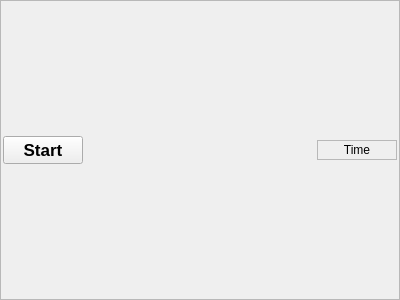
<?xml version="1.0" encoding="UTF-8"?>
<ui version="4.0">
 <class>SystemTaskbar</class>
 <widget class="QWidget" name="SystemTaskbar">
  <property name="geometry">
   <rect>
    <x>0</x>
    <y>0</y>
    <width>400</width>
    <height>300</height>
   </rect>
  </property>
  <property name="minimumSize">
   <size>
    <width>0</width>
    <height>36</height>
   </size>
  </property>
  <property name="windowTitle">
   <string>Form</string>
  </property>
  <layout class="QHBoxLayout" name="horizontalLayout">
   <property name="spacing">
    <number>0</number>
   </property>
   <property name="leftMargin">
    <number>0</number>
   </property>
   <property name="topMargin">
    <number>0</number>
   </property>
   <property name="rightMargin">
    <number>0</number>
   </property>
   <property name="bottomMargin">
    <number>0</number>
   </property>
   <item>
    <widget class="QFrame" name="frame">
     <property name="frameShape">
      <enum>QFrame::StyledPanel</enum>
     </property>
     <property name="frameShadow">
      <enum>QFrame::Raised</enum>
     </property>
     <layout class="QHBoxLayout" name="frameLayout">
      <property name="spacing">
       <number>4</number>
      </property>
      <property name="leftMargin">
       <number>2</number>
      </property>
      <property name="topMargin">
       <number>2</number>
      </property>
      <property name="rightMargin">
       <number>2</number>
      </property>
      <property name="bottomMargin">
       <number>2</number>
      </property>
      <item>
       <widget class="QPushButton" name="startButton">
        <property name="sizePolicy">
         <sizepolicy hsizetype="Fixed" vsizetype="Fixed">
          <horstretch>0</horstretch>
          <verstretch>0</verstretch>
         </sizepolicy>
        </property>
        <property name="font">
         <font>
          <pointsize>13</pointsize>
          <weight>75</weight>
          <bold>true</bold>
         </font>
        </property>
        <property name="text">
         <string>Start</string>
        </property>
        <property name="icon">
         <iconset resource="../res.qrc">
          <normaloff>:/Resources/Style/Assets/Icons/Start.png</normaloff>:/Resources/Style/Assets/Icons/Start.png</iconset>
        </property>
        <property name="iconSize">
         <size>
          <width>24</width>
          <height>24</height>
         </size>
        </property>
       </widget>
      </item>
      <item>
       <spacer name="horizontalSpacer">
        <property name="orientation">
         <enum>Qt::Horizontal</enum>
        </property>
        <property name="sizeHint" stdset="0">
         <size>
          <width>40</width>
          <height>20</height>
         </size>
        </property>
       </spacer>
      </item>
      <item>
       <widget class="QFrame" name="clockFrame">
        <property name="sizePolicy">
         <sizepolicy hsizetype="Fixed" vsizetype="Fixed">
          <horstretch>0</horstretch>
          <verstretch>0</verstretch>
         </sizepolicy>
        </property>
        <property name="minimumSize">
         <size>
          <width>80</width>
          <height>0</height>
         </size>
        </property>
        <property name="frameShape">
         <enum>QFrame::StyledPanel</enum>
        </property>
        <property name="frameShadow">
         <enum>QFrame::Raised</enum>
        </property>
        <layout class="QHBoxLayout" name="clockFrameLayout">
         <property name="leftMargin">
          <number>2</number>
         </property>
         <property name="topMargin">
          <number>2</number>
         </property>
         <property name="rightMargin">
          <number>2</number>
         </property>
         <property name="bottomMargin">
          <number>2</number>
         </property>
         <item>
          <widget class="QLabel" name="clockLabel">
           <property name="text">
            <string>Time</string>
           </property>
           <property name="alignment">
            <set>Qt::AlignCenter</set>
           </property>
          </widget>
         </item>
        </layout>
       </widget>
      </item>
     </layout>
    </widget>
   </item>
  </layout>
 </widget>
 <resources>
  <include location="../res.qrc"/>
 </resources>
 <connections/>
</ui>
